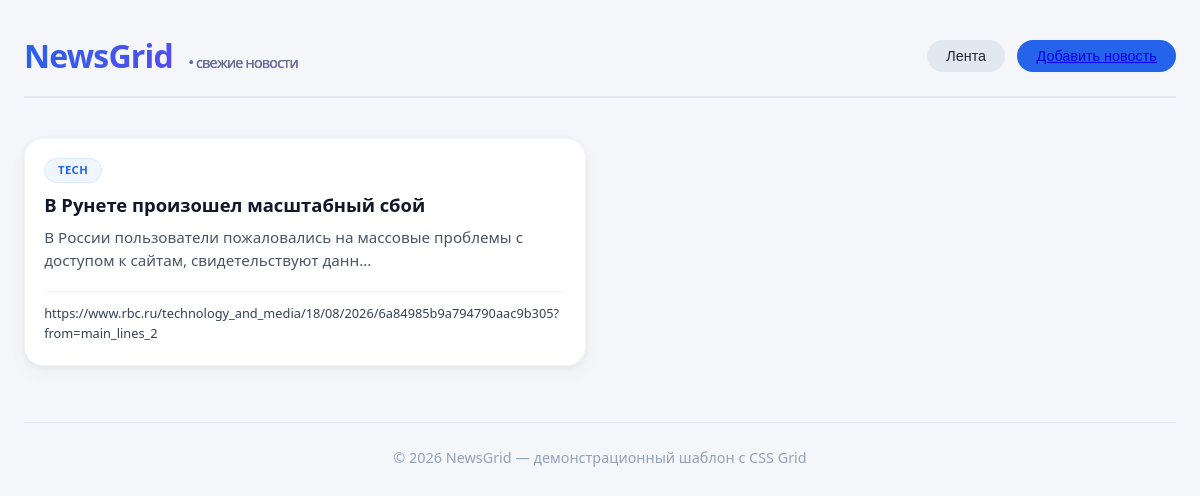
The page / on the database its author committed.
### tables this page shows
CREATE TABLE news (id INTEGER PRIMARY KEY AUTOINCREMENT, tag TEXT, title TEXT, full_text TEXT, facts TEXT, source TEXT);

### index.php (called while the page is built)
<?php
$url = parse_url($_SERVER["REQUEST_URI"]);
include __DIR__ . "/routes" . $url["path"] . "/index.php";

### routes/main_page.php (the view, shortened to what this page needs)
<?php
function main_page(array $newsData) {
?>
<!DOCTYPE html>
<html lang="ru">
    <head>
        <link rel="stylesheet" href="styles.css" />
    </head>
    <body>
        <div class="container">
            <header class="header">
                <div class="logo">
                    <h1>NewsGrid <span>• свежие новости</span></h1>
                </div>
                <div class="header-actions">
                    <button>Лента</button>
                    <button class="primary-btn"><a href="/add-news">Добавить новость</a></button>
                </div>
            </header>
            <div class="news-grid">
                <?php foreach ($newsData as $index => $news): ?>
                <?php
                    $featuredClass = ($index === 0) ? 'featured-card' : '';
                ?>
                <article class="news-card <?php echo $featuredClass; ?>">
                    <a href="?news=<?php echo $news['id']; ?>" style="text-decoration: none; color: inherit; display: contents;">
                        <div class="card-content">
                            <span class="card-tag"><?php echo htmlspecialchars($news['tag']); ?></span>
                            <h3 class="card-title"><?php echo htmlspecialchars($news['title']); ?></h3>
                            <p class="card-excerpt">
                                <?php
                                $excerpt = mb_strimwidth(
                                    $news['full_text'],
                                    0,
                                    100,
                                    '...',
                                    'UTF-8'
                                );
                                echo htmlspecialchars($excerpt);
                                ?>
                            </p>
                            <div class="card-meta">
                                <span class="author"><?php echo htmlspecialchars($news['source']); ?></span>
                            </div>
                        </div>
                    </a>
                </article>
                <?php endforeach; ?>
            </div>
            <footer class="footer">
                <p>© 2026 NewsGrid — демонстрационный шаблон с CSS Grid</p>
            </footer>
        </div>
    </body>
</html>
<?php
}

### routes/index.php
<?php
$newsId = isset($_GET['news']) ? (int)$_GET['news'] : null;
$db = new SQLite3('news.db');
if ($newsId !== null) {
    $newsFound = $db->query("SELECT * FROM news WHERE id = {$newsId}")->fetchArray();
    if ($newsFound !== null) {
        include 'news.php';
        news($newsFound);
    } else {
        http_response_code(404);
        echo "<h1>404 — Новость не найдена</h1>";
        echo "<p><a href='/'>Вернуться на главную</a></p>";
    }
}
else {
    $query = $db->query('SELECT * FROM news ORDER BY id DESC');
    $newsData = [];
    while ($row = $query->fetchArray()) {
        $newsData[] = $row;
    }
    include 'main_page.php';
    main_page(newsData: $newsData);
}
?>

### styles.css (style rules this page uses)
* { margin: 0; padding: 0; box-sizing: border-box; }
body { font-family: system-ui, -apple-system, 'Segoe UI', Roboto, 'Helvetica Neue', sans-serif; background: #f4f6fa; color: #1e293b; padding: 2rem 1.5rem; line-height: 1.5; }
.container { max-width: 1280px; margin: 0 auto; }
.header { display: flex; justify-content: space-between; align-items: center; flex-wrap: wrap; gap: 1rem 2rem; margin-bottom: 2.5rem; padding-bottom: 1rem; border-bottom: 2px solid #e2e8f0; }
.logo h1 { font-size: 2rem; font-weight: 700; letter-spacing: -0.025em; background: linear-gradient(135deg, #2563eb, #7c3aed); -webkit-background-clip: text; -webkit-text-fill-color: transparent; background-clip: text; }
.logo span { font-size: 0.9rem; font-weight: 400; color: #64748b; -webkit-text-fill-color: #64748b; background: none; margin-left: 0.5rem; }
.header-actions { display: flex; gap: 0.75rem; }
.header-actions button { padding: 0.5rem 1.2rem; border: none; border-radius: 40px; font-weight: 500; font-size: 0.9rem; cursor: default; background: #e2e8f0; color: #1e293b; transition: 0.2s; }
.header-actions .primary-btn { background: #2563eb; color: #fff; }
.news-grid { display: grid; grid-template-columns: repeat(auto-fill, minmax(280px, 1fr)); gap: 1.8rem; margin-top: 0.5rem; }
.news-card { background: #ffffff; border-radius: 1.2rem; overflow: hidden; box-shadow: 0 8px 20px rgba(0, 0, 0, 0.03), 0 2px 6px rgba(0, 0, 0, 0.05); transition: transform 0.2s ease, box-shadow 0.2s ease; display: flex; flex-direction: column; border: 1px solid #f1f5f9; }
.card-content { padding: 1.2rem 1.2rem 1.4rem; flex: 1; display: flex; flex-direction: column; }
.card-tag { display: inline-block; font-size: 0.7rem; font-weight: 600; text-transform: uppercase; letter-spacing: 0.04em; color: #2563eb; background: #eff6ff; padding: 0.2rem 0.8rem; border-radius: 20px; align-self: flex-start; margin-bottom: 0.6rem; border: 1px solid #dbeafe; }
.card-title { font-size: 1.15rem; font-weight: 600; line-height: 1.35; margin-bottom: 0.5rem; color: #0f172a; }
.card-excerpt { font-size: 0.95rem; color: #475569; margin-bottom: 1.2rem; flex: 1; display: -webkit-box; -webkit-line-clamp: 3; -webkit-box-orient: vertical; overflow: hidden; }
.card-meta { display: flex; justify-content: space-between; align-items: center; font-size: 0.8rem; color: #94a3b8; border-top: 1px solid #f1f5f9; padding-top: 0.8rem; margin-top: auto; }
.card-meta .author { font-weight: 500; color: #334155; }
.featured-card { grid-column: span 2; grid-row: span 1; }
@media (min-width: 1025px) { .news-grid { grid-template-columns: repeat(4, 1fr); } }
@media (min-width: 1025px) { .featured-card { grid-column: span 2; } }
.footer { margin-top: 3.5rem; padding-top: 1.5rem; border-top: 1px solid #e2e8f0; text-align: center; font-size: 0.9rem; color: #94a3b8; }

### rows shown on the page
news: tag "TECH", title "В Рунете произошел масштабный сбой", full_text "В России пользователи пожаловались на массовые проблемы с доступом к сайтам, свидетельствуют данн...", source "https://www.rbc.ru/technology_and_media/18/08/2026/6a84985b9a794790aac9b305?from=main_lines_2"
